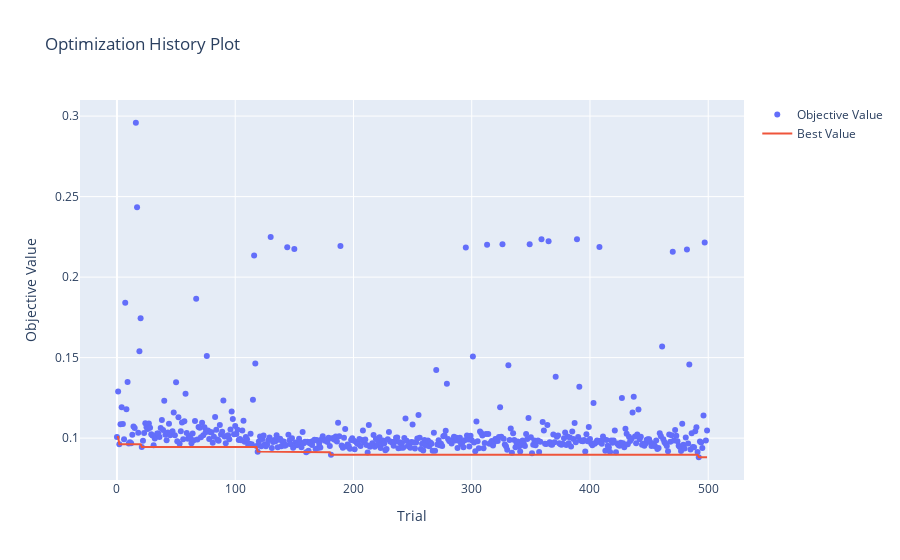

Write notebook code for a chart like this one.
### Code cell
# Visualize optimization history
fig_history = plot_optimization_history(study)
fig_history.show()

### Figure 1 — Plotly figure (JSON) as saved in the notebook; plotly's stock layout.template omitted (floating-point values rounded to 4 significant figures; data arrays with more than 128 entries replaced by an {"elided": "..."} marker saying what was removed)
{"data": [{"mode": "markers", "name": "Objective Value", "type": "scatter", "x": {"elided": "500 int values"}, "y": {"elided": "500 float values"}}, {"mode": "lines", "name": "Best Value", "type": "scatter", "x": {"elided": "500 int values"}, "y": {"elided": "500 float values"}}, {"marker": {"color": "#cccccc"}, "mode": "markers", "name": "Infeasible Trial", "showlegend": false, "type": "scatter", "x": [], "y": []}], "layout": {"title": {"text": "Optimization History Plot"}, "xaxis": {"title": {"text": "Trial"}}, "yaxis": {"title": {"text": "Objective Value"}}}}
